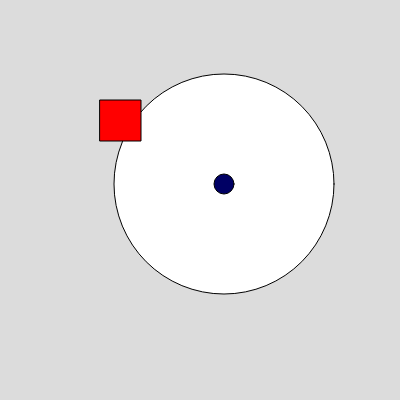
Frame 1 (no input)
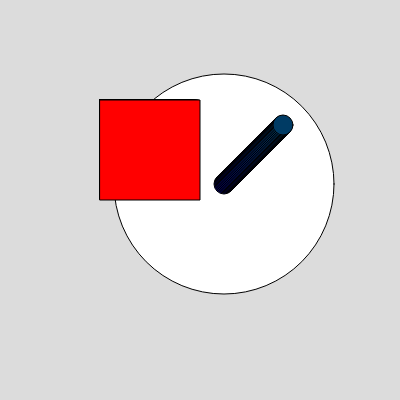
Frame 60 (no input)
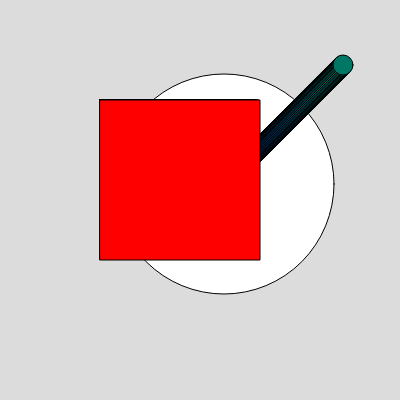
Frame 120 (the mouse pressed at the canvas centre since frame 60)

The p5.js sketch that drew these frames (run headless with seeded random() and noise() and a simulated clock; from frame 60 on, the mouse is pressed at the canvas centre):

// p5.js sketch
// ── sketch.js
function setup() {
  createCanvas(400, 400);
  background(220);
  fill(255)
  ellipse(224, 184, 220, 220);
  i = 0
}

function draw() {
  //background(220);
  fill(0,i,100)
  ellipse(224+i, 184-i, 20, 20);
  i =  i +1;
  fill(255,0,0);
  rect(100,100,40+i);
}
